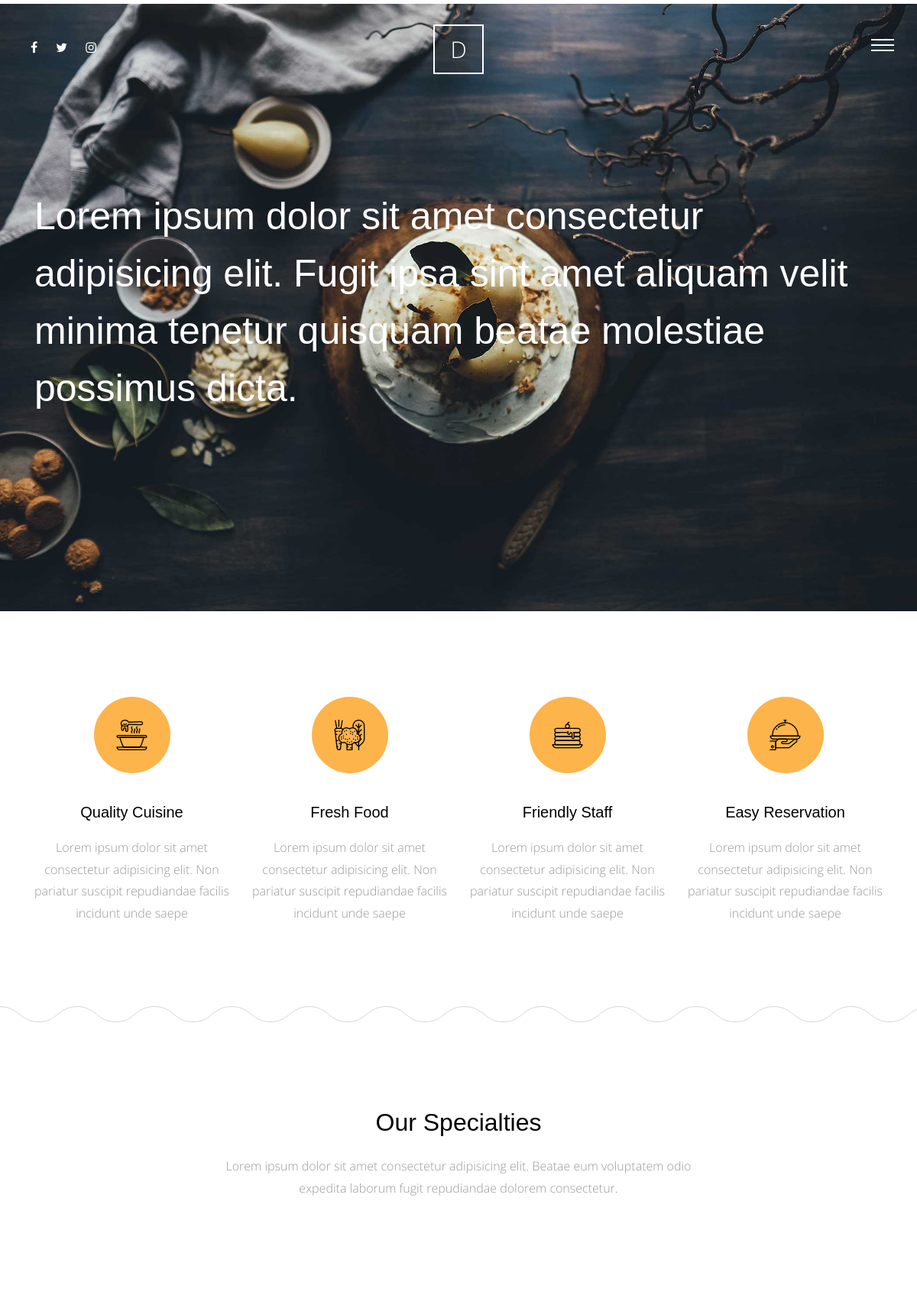
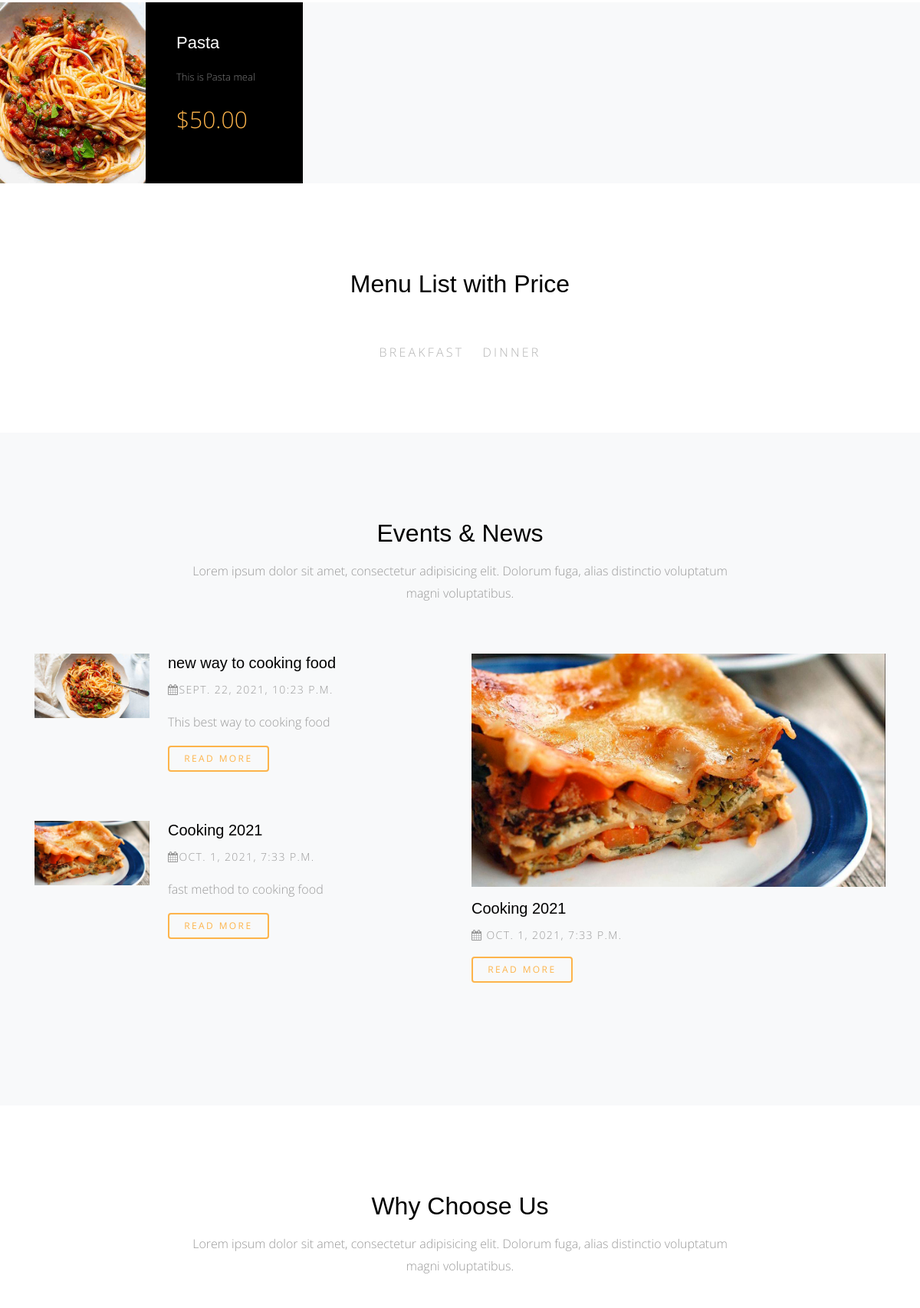
The page / (upper part) on the database its author committed (2 pictures, top to bottom).
### meals/models.py (models this page shows, shortened)
class Meals(models.Model):
    name = models.CharField(max_length=50)
    description = models.TextField(max_length=500)
    category = models.ForeignKey(Category , on_delete=models.SET_NULL , null=True)
    people = models.IntegerField()
    price = models.DecimalField(max_digits=5, decimal_places=2)
    preparation_time = models.IntegerField()
    image = models.ImageField(upload_to="images")
    slug = models.SlugField(blank=True, null=True)
    class Meta:
        verbose_name = "meal"
        verbose_name_plural = "meals"

class Category(models.Model):
    name = models.CharField(max_length=30)
    class Meta:
        verbose_name = 'category'
        verbose_name_plural = 'categories'
    def __str__(self):
        return self.name

### blog/models.py (models this page shows, shortened)
class Post(models.Model):
    title = models.CharField(max_length=50)
    content = models.TextField()
    author = models.ForeignKey(User, on_delete=models.CASCADE)
    image = models.ImageField(upload_to="blog", blank=True, null=True)
    tags = TaggableManager()
    category = models.ForeignKey(Category, on_delete=models.SET_NULL, null=True)
    created = models.DateTimeField(default=datetime.now())
    class Meta:
        verbose_name = "post"
        verbose_name_plural = "posts"

### home/views.py (the view)
# urls.py: path("", views.home, name="home")
def home(request):
    meals = Meals.objects.all()
    categories = Category.objects.all()
    posts = Post.objects.all()
    last_post = Post.objects.last()
    why_choose_us = WhyChooseUs.objects.all()
    return render(request, "home/index.html", context={
        "meals": meals,
        "categories": categories,
        "posts": posts,
        "last_post": last_post,
        "why_choose_us": why_choose_us,
    })

### home/templates/home/index.html (shortened to what this page needs)
{% extends 'base.html' %}
{% load static %}
{% block body %}
<div class="main-wrap">
    <div class="cover_1">
      <div class="img_bg" style="background-image: url({% static 'site_static/img/slider-1.jpg' %});" data-stellar-background-ratio="0.5">
        <div class="container">
          <div class="row align-items-center">
            <div class="col-md-12" data-aos="fade-up">
              <h2 class="heading">Lorem ipsum dolor sit amet consectetur adipisicing elit. Fugit ipsa sint amet aliquam velit minima tenetur quisquam beatae molestiae possimus dicta.</h2>
            </div>
          </div>
        </div>
      </div>
    </div>
    <div class="section services-section">
      <div class="container">
        <div class="row">
          <div class="col-md-6 col-lg-3" data-aos="fade-up">
            <div class="media feature-icon d-block text-center">
              <div class="icon">
                <span class="flaticon-soup"></span>
              </div>
              <div class="media-body">
                <h3>Quality Cuisine</h3>
                <p>Lorem ipsum dolor sit amet consectetur adipisicing elit. Non pariatur suscipit repudiandae facilis incidunt unde saepe</p>
              </div>
            </div>
          </div>
          <div class="col-md-6 col-lg-3" data-aos="fade-up" data-aos-delay="100">
            <div class="media feature-icon d-block text-center">
              <div class="icon">
                <span class="flaticon-vegetables"></span>
              </div>
              <div class="media-body">
                <h3>Fresh Food</h3>
                <p>Lorem ipsum dolor sit amet consectetur adipisicing elit. Non pariatur suscipit repudiandae facilis incidunt unde saepe</p>
              </div>
            </div>
          </div>
          <div class="col-md-6 col-lg-3" data-aos="fade-up" data-aos-delay="300">
            <div class="media feature-icon d-block text-center">
              <div class="icon">
                <span class="flaticon-pancake"></span>
              </div>
              <div class="media-body">
                <h3>Friendly Staff</h3>
                <p>Lorem ipsum dolor sit amet consectetur adipisicing elit. Non pariatur suscipit repudiandae facilis incidunt unde saepe</p>
              </div>
            </div>
          </div>
          <div class="col-md-6 col-lg-3" data-aos="fade-up" data-aos-delay="500">
            <div class="media feature-icon d-block text-center">
              <div class="icon">
                <span class="flaticon-tray"></span>
              </div>
              <div class="media-body">
                <h3>Easy Reservation</h3>
                <p>Lorem ipsum dolor sit amet consectetur adipisicing elit. Non pariatur suscipit repudiandae facilis incidunt unde saepe</p>
              </div>
            </div>
          </div>
        </div>
      </div>
    </div>
    <div class="section">
      <div class="container">
        <div class="row justify-content-center">
          <div class="col-md-7 text-center"  data-aos="fade-up">
            <h2 class="mb-4">Our Specialties</h2>
            <p class="lead">Lorem ipsum dolor sit amet consectetur adipisicing elit. Beatae eum voluptatem odio expedita laborum fugit repudiandae dolorem consectetur.</p>
          </div>
        </div>
      </div>
    </div>
    <div class="section pt-0 pb-0">
      <div class="menus d-flex bg-light">
        {% for meal in meals %}
            <div class="d-flex item">
                <div class="image" style="background-image: url({{meal.image.url}});" data-aos="fade"></div>
                <div class="text">
                    <h3>{{ meal.name }}</h3>
                    <p>{{ meal.description|truncatewords:10 }}</p>
                    <p class="price">${{ meal.price }}</p>
                </div>
            </div>
        {% endfor %}
      </div>
    </div>
    <div class="section">
        <div class="container">
          <div class="row justify-content-center">
            <div class="col-md-8" data-aos="fade-up">
              <h2 class="mb-5 text-center">Menu List with Price</h2>
              <ul class="nav site-tab-nav" id="pills-tab" role="tablist">
                {% for category in categories %}
                  <li class="nav-item">
                    <a class="nav-link " id="{{ category }}-tab" data-toggle="pill" href="#{{ category }}" role="tab" aria-controls="{{ category }}" aria-selected="true">{{ category.name }}</a>
                  </li>
                {% endfor %}
              </ul>
          </div>
        </div>
      </div>
    <div class="section bg-light">
      <div class="container">
        <div class="row justify-content-center mb-5" data-aos="fade-up">
          <div class="col-md-8  text-center">
            <h2 class="mb-3">Events &amp; News</h2>
            <p class="lead">Lorem ipsum dolor sit amet, consectetur adipisicing elit. Dolorum fuga, alias distinctio voluptatum magni voluptatibus.</p>
          </div>
        </div>
        <div class="row">
          <div class="col-lg-6">
          {% for post in posts %}
            <div class="media d-block d-lg-flex mb-5"  data-aos="fade-up" data-aos-delay="100">
                <figure class="mr-4 horizontal">
                    <img src="{{ post.image.url }}" alt="Image placeholder" class="img-fluid">
                </figure>
                <div class="media-body">
                    <h3><a href="{% url 'blog:post_details' post.id %}">{{ post.title }}</a></h3>
                    <p class="post-meta"><span><span class="fa fa-calendar"></span>{{ post.created }}</span></p>
                    <p>{{ post.content }}</p>
                    <p><a href="{% url 'blog:post_details' post.id %}" class="btn btn-primary btn-outline-primary btn-sm">Read More</a></p>
                </div>
            </div>
          {% endfor %}
          </div>
          <div class="col-lg-6">
            <div class="media d-block mb-5" data-aos="fade-up"  data-aos-delay="400">
              <figure>
                <a href="#"><img src="{{ last_post.image.url }}" alt="Image placeholder" class="img-fluid"></a>
              </figure>
              <div class="media-body">
                <h3><a href="{% url 'blog:post_details' last_post.id %}">{{ last_post.title }}</a></h3>
                <p class="post-meta"><span><span class="fa fa-calendar"></span> {{ last_post.created }}</span></p>
                <p><a href="{% url 'blog:post_details' last_post.id %}" class="btn btn-primary btn-outline-primary btn-sm">Read More</a></p>
              </div>
            </div>
          </div>
        </div>
      </div>
    </div>
    <div class="section">
        <div class="container">
            <div class="row justify-content-center mb-5" data-aos="fade-up">
            <div class="col-md-8  text-center">
                <h2 class="mb-3">Why Choose Us</h2>
                <p class="lead">Lorem ipsum dolor sit amet, consectetur adipisicing elit. Dolorum fuga, alias distinctio voluptatum magni voluptatibus.</p>
            </div>
            </div>
        </div>
        </div>
  </div>
{% endblock body %}

### static/site_static/css/style.css (style rules this page uses)
html { overflow-x: hidden; }
body { background: #fff; font-family: "Open Sans", cursive; font-size: 16px; line-height: 1.8; font-weight: 300; color: #999999; }
a { -webkit-transition: .3s all ease; -o-transition: .3s all ease; transition: .3s all ease; text-decoration: none; }
h1, h2, h3, h4, h5 { color: #000; font-family: "Playfair Display", Arial, sans-serif; }
h1 a, h2 a, h3 a, h4 a, h5 a { color: #000; }
.btn, .form-control { outline: none; }
.btn { font-size: 13px; text-transform: uppercase; letter-spacing: .2em; }
.btn.btn-primary { color: #fff; border-width: 2px; }
.btn.btn-sm { font-size: 12px; }
.btn.btn-outline-primary { border-width: 2px; color: #fdb44b; }
@media (min-width: 992px) { .media figure.horizontal { width: 150px; } }
.media h3 { font-size: 20px; margin-bottom: 10px; }
.media .post-meta { font-size: 14px; letter-spacing: .1em; text-transform: uppercase; }
.site-tab-nav { display: block; text-align: center; margin-bottom: 80px !important; }
.site-tab-nav li { float: none; display: inline-block; *display: inline; zoom: 1; }
.site-tab-nav li a { background: none; color: #b3b3b3; font-size: 16px; text-transform: uppercase; letter-spacing: .2em; border-bottom: 2px solid transparent; padding-left: 0; padding-right: 0; margin: 0 10px; }
.site-tab-nav, .nav-pills { text-align: center; }
.services-section { background: url("../img/curve_line.svg") repeat-x bottom left; }
.lead { font-size: 16px; }
.feature-icon .icon { text-align: center; height: 100px; width: 100px; border-radius: 50%; display: inline-block; position: relative; margin-bottom: 30px; background: #fdb44b; }
.feature-icon .icon > span { color: #000; font-size: 40px; position: absolute; top: 50%; left: 50%; -webkit-transform: translate(-50%, -50%); -ms-transform: translate(-50%, -50%); transform: translate(-50%, -50%); }
.feature-icon h3 { margin-bottom: 20px; }
.section { padding: 7em 0; }
.cover_1 { position: relative; }
.cover_1 .img_bg { background-repeat: no-repeat; background-size: cover !important; background-position: center center; }
.cover_1 .img_bg, .cover_1 .img_bg > .container > .row { min-height: 700px; height: 100vh; }
.cover_1 .heading { color: white; font-weight: 300; font-size: 30px; line-height: 1.5; }
@media (min-width: 768px) { .cover_1 .heading { font-size: 50px; line-height: 1.5; } }
.menus { display: -webkit-box; display: -ms-flexbox; display: flex; -ms-flex-wrap: wrap; flex-wrap: wrap; margin-right: -15px; margin-left: -15px; }
@media (min-width: 576px) { .menus .item { -webkit-box-flex: 0; -ms-flex: 0 0 100%; flex: 0 0 100%; max-width: 100%; } }
@media (min-width: 768px) { .menus .item { -webkit-box-flex: 0; -ms-flex: 0 0 50%; flex: 0 0 50%; max-width: 50%; } }
@media (min-width: 992px) { .menus .item { -webkit-box-flex: 0; -ms-flex: 0 0 50%; flex: 0 0 50%; max-width: 50%; } }
@media (min-width: 1200px) { .menus .item { -webkit-box-flex: 0; -ms-flex: 0 0 33.33333%; flex: 0 0 33.33333%; max-width: 33.33333%; } }
.menus .item .image, .menus .item .text { width: 50%; }
.menus .item .image { background-size: cover; background-position: center center; }
.menus .item .text { padding: 40px; background: #000; }
.menus .item .text h3 { color: #fff; font-size: 22px; margin-bottom: 20px; }
.menus .item .text p { color: #fff; font-size: 13px; opacity: .5; }
.menus .item .text .price { font-size: 30px; color: #fdb44b; opacity: 1; }

### rows shown on the page
Meals: image (picture), name "Pasta", description "This is Pasta meal", price "50.00"
Category: name "BREAKFAST"
Category: name "DINNER"
Post: image (picture), title "new way to cooking food", created "SEPT. 22, 2021, 10:23 P.M.", content "This best way to cooking food"
Post: image (picture), title "Cooking 2021", created "OCT. 1, 2021, 7:33 P.M.", content "fast method to cooking food"
